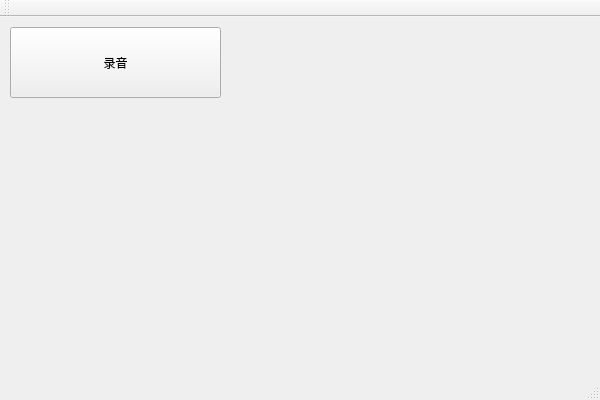
<?xml version="1.0" encoding="UTF-8"?>
<ui version="4.0">
 <class>QEEMainClass</class>
 <widget class="QMainWindow" name="QEEMainClass">
  <property name="geometry">
   <rect>
    <x>0</x>
    <y>0</y>
    <width>600</width>
    <height>400</height>
   </rect>
  </property>
  <property name="windowTitle">
   <string>QEEMain</string>
  </property>
  <widget class="QWidget" name="centralWidget">
   <widget class="QPushButton" name="pushButton">
    <property name="geometry">
     <rect>
      <x>10</x>
      <y>10</y>
      <width>211</width>
      <height>71</height>
     </rect>
    </property>
    <property name="text">
     <string>录音</string>
    </property>
   </widget>
  </widget>
  <widget class="QMenuBar" name="menuBar">
   <property name="geometry">
    <rect>
     <x>0</x>
     <y>0</y>
     <width>600</width>
     <height>22</height>
    </rect>
   </property>
  </widget>
  <widget class="QToolBar" name="mainToolBar">
   <attribute name="toolBarArea">
    <enum>TopToolBarArea</enum>
   </attribute>
   <attribute name="toolBarBreak">
    <bool>false</bool>
   </attribute>
  </widget>
  <widget class="QStatusBar" name="statusBar"/>
 </widget>
 <layoutdefault spacing="6" margin="11"/>
 <resources/>
 <connections/>
</ui>
